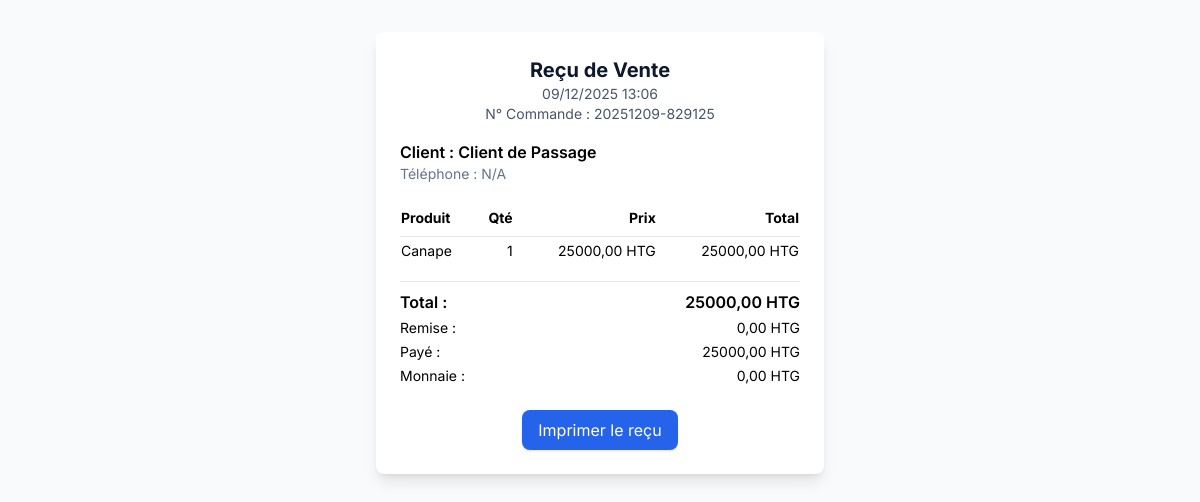
The app's page /sales/7/print/ (signed in) with its own data.
### inventory/models.py (models this page shows, shortened)
class SalesOrder(models.Model):
    STATUS_CHOICES = (
        ('pending', 'En attente'),
        ('confirmed', 'Confirmé'),
        ('completed', 'Terminé'),
        ('cancelled', 'Annulé'),
        ('refunded', 'Remboursé'),
    )
    PAYMENT_METHOD_CHOICES = (
        ('cash', 'Espèces'),
        ('card', 'Carte'),
        ('bank_transfer', 'Virement bancaire'),
        ('mobile_money', 'Mobile Money'),
        ('credit', 'Crédit'),
    )
    PAYMENT_STATUS_CHOICES = (
        ('unpaid', 'Non payé'),
        ('partial', 'Partiellement payé'),
        ('paid', 'Payé'),
    )
    order_number = models.CharField(max_length=100, unique=True, verbose_name='N° de commande')
    customer = models.ForeignKey(Customer, on_delete=models.SET_NULL, null=True, blank=True, related_name='sales_orders', verbose_name='Client')
    order_date = models.DateTimeField(default=timezone.now, verbose_name='Date de commande')
    status = models.CharField(max_length=20, choices=STATUS_CHOICES, default='pending', verbose_name='Statut')
    subtotal = models.DecimalField(max_digits=12, decimal_places=2, verbose_name='Sous-total')
    discount_amount = models.DecimalField(max_digits=10, decimal_places=2, default=0, verbose_name='Montant de remise')
    tax_amount = models.DecimalField(max_digits=10, decimal_places=2, default=0, verbose_name='Montant de taxe')
    total_amount = models.DecimalField(max_digits=12, decimal_places=2, verbose_name='Montant total')
    paid_amount = models.DecimalField(max_digits=12, decimal_places=2, default=0, verbose_name='Montant payé')
    payment_method = models.CharField(max_length=20, choices=PAYMENT_METHOD_CHOICES, default='cash', verbose_name='Méthode de paiement')
    payment_status = models.CharField(max_length=20, choices=PAYMENT_STATUS_CHOICES, default='unpaid', verbose_name='Statut de paiement')
    notes = models.TextField(blank=True, null=True, verbose_name='Notes')
    created_by = models.ForeignKey(User, on_delete=models.SET_NULL, null=True, related_name='sales_orders', verbose_name='Créé par')
    created_at = models.DateTimeField(auto_now_add=True, verbose_name='Créé le')
    updated_at = models.DateTimeField(auto_now=True, verbose_name='Modifié le')
    class Meta:
        verbose_name = 'Commande de vente'
        verbose_name_plural = 'Commandes de vente'
        ordering = ['-created_at']

class Customer(models.Model):
    CUSTOMER_TYPE_CHOICES = (
        ('individual', 'Particulier'),
        ('business', 'Entreprise'),
    )
    first_name = models.CharField(max_length=255, verbose_name='Prénom')
    last_name = models.CharField(max_length=255, verbose_name='Nom')
    email = models.EmailField(blank=True, null=True, verbose_name='Email')
    phone = models.CharField(max_length=50, verbose_name='Téléphone')
    address = models.TextField(blank=True, null=True, verbose_name='Adresse')
    city = models.CharField(max_length=100, blank=True, null=True, verbose_name='Ville')
    customer_type = models.CharField(max_length=20, choices=CUSTOMER_TYPE_CHOICES, default='individual', verbose_name='Type de client')
    company_name = models.CharField(max_length=255, blank=True, null=True, verbose_name='Nom de l\'entreprise')
    tax_id = models.CharField(max_length=100, blank=True, null=True, verbose_name='NIF')
    total_purchases = models.DecimalField(max_digits=12, decimal_places=2, default=0, verbose_name='Total achats')
    total_orders = models.IntegerField(default=0, verbose_name='Total commandes')
    loyalty_points = models.IntegerField(default=0, verbose_name='Points de fidélité')
    is_active = models.BooleanField(default=True, verbose_name='Actif')
    created_at = models.DateTimeField(auto_now_add=True, verbose_name='Créé le')
    updated_at = models.DateTimeField(auto_now=True, verbose_name='Modifié le')
    class Meta:
        verbose_name = 'Client'
        verbose_name_plural = 'Clients'
        ordering = ['-created_at']

class SalesOrderItem(models.Model):
    sales_order = models.ForeignKey(SalesOrder, on_delete=models.CASCADE, related_name='items', verbose_name='Commande de vente')
    product = models.ForeignKey(Product, on_delete=models.PROTECT, related_name='sales_items', verbose_name='Produit')
    quantity = models.IntegerField(verbose_name='Quantité')
    unit_price = models.DecimalField(max_digits=10, decimal_places=2, verbose_name='Prix unitaire')
    discount_percent = models.IntegerField(default=0, verbose_name='Remise (%)')
    total_price = models.DecimalField(max_digits=12, decimal_places=2, verbose_name='Prix total')
    created_at = models.DateTimeField(auto_now_add=True, verbose_name='Créé le')
    class Meta:
        verbose_name = 'Article de vente'
        verbose_name_plural = 'Articles de vente'

class Product(models.Model):
    PRODUCT_TYPE_CHOICES = (
        ('electronics', 'Électronique'),
        ('solar', 'Solaire'),
        ('appliance', 'Électroménager'),
        ('computer', 'Informatique'),
        ('other', 'Autre'),
    )
    sku = models.CharField(max_length=100, unique=True, verbose_name='SKU')
    barcode = models.CharField(max_length=100, blank=True, null=True, unique=True, verbose_name='Code-barres')
    name = models.CharField(max_length=255, verbose_name='Nom')
    description = models.TextField(blank=True, null=True, verbose_name='Description')
    category = models.ForeignKey(Category, on_delete=models.PROTECT, related_name='products', verbose_name='Catégorie')
    cost_price = models.DecimalField(max_digits=10, decimal_places=2, verbose_name='Prix d\'achat')
    selling_price = models.DecimalField(max_digits=10, decimal_places=2, verbose_name='Prix de vente')
    discount_percent = models.IntegerField(default=0, validators=[MinValueValidator(0), MaxValueValidator(100)], verbose_name='Remise (%)')
    current_stock = models.IntegerField(default=0, verbose_name='Stock actuel')
    min_stock_level = models.IntegerField(default=10, verbose_name='Seuil minimum')
    max_stock_level = models.IntegerField(default=1000, verbose_name='Seuil maximum')
    reorder_point = models.IntegerField(default=20, verbose_name='Point de réapprovisionnement')
    brand = models.CharField(max_length=255, blank=True, null=True, verbose_name='Marque')
    model = models.CharField(max_length=255, blank=True, null=True, verbose_name='Modèle')
    specifications = models.JSONField(blank=True, null=True, verbose_name='Spécifications')
    warranty_months = models.IntegerField(default=12, verbose_name='Garantie (mois)')
    warranty_info = models.TextField(blank=True, null=True, verbose_name='Info garantie')
    main_image = models.ImageField(upload_to='products/', blank=True, null=True, verbose_name='Image principale')
    product_type = models.CharField(max_length=20, choices=PRODUCT_TYPE_CHOICES, default='other', verbose_name='Type de produit')
    is_active = models.BooleanField(default=True, verbose_name='Actif')
    is_featured = models.BooleanField(default=False, verbose_name='En vedette')
    created_at = models.DateTimeField(auto_now_add=True, verbose_name='Créé le')
    updated_at = models.DateTimeField(auto_now=True, verbose_name='Modifié le')
    created_by = models.ForeignKey(User, on_delete=models.SET_NULL, null=True, related_name='created_products', verbose_name='Créé par')
    class Meta:
        verbose_name = 'Produit'
        verbose_name_plural = 'Produits'
        ordering = ['-created_at']

### inventory/views_sales.py (the view)
# urls.py: path('sales/<int:sale_id>/print/', views_sales.sale_print, name='sale_print'),
@login_required
def sale_print(request, sale_id):
    sale = get_object_or_404(SalesOrder, id=sale_id)
    items = SalesOrderItem.objects.filter(sales_order=sale).select_related('product')
    change_amount = sale.paid_amount - sale.total_amount
    context = {
        'sale': sale,
        'items': items,
        'change_amount': change_amount,
    }
    return render(request, 'sale_print.html', context)

### templates/sale_print.html (shortened to what this page needs)
{% extends 'base.html' %}
{% block content %}
<div class="max-w-md mx-auto bg-white p-6 rounded-lg shadow-lg mt-8 print:shadow-none print:mt-0">
    <div class="text-center mb-4">
        <h2 class="text-xl font-bold text-slate-900">Reçu de Vente</h2>
        <p class="text-slate-600 text-sm">{{ sale.created_at|date:'d/m/Y H:i' }}</p>
        <p class="text-slate-600 text-sm">N° Commande : {{ sale.order_number }}</p>
    </div>
    <div class="mb-4">
        <p class="font-semibold">Client : {{ sale.customer.first_name }} {{ sale.customer.last_name }}</p>
        <p class="text-sm text-slate-500">Téléphone : {{ sale.customer.phone }}</p>
    </div>
    <table class="w-full text-sm mb-4">
        <thead>
            <tr class="border-b">
                <th class="text-left py-2">Produit</th>
                <th class="text-right py-2">Qté</th>
                <th class="text-right py-2">Prix</th>
                <th class="text-right py-2">Total</th>
            </tr>
        </thead>
        <tbody>
            {% for item in sale.items.all %}
            <tr>
                <td class="py-1">{{ item.product.name }}</td>
                <td class="py-1 text-right">{{ item.quantity }}</td>
                <td class="py-1 text-right">{{ item.unit_price|floatformat:2 }} HTG</td>
                <td class="py-1 text-right">{{ item.total_price|floatformat:2 }} HTG</td>
            </tr>
            {% endfor %}
        </tbody>
    </table>
    <div class="flex justify-between font-semibold border-t pt-2">
        <span>Total :</span>
        <span>{{ sale.total_amount|floatformat:2 }} HTG</span>
    </div>
    <div class="flex justify-between text-sm mt-1">
        <span>Remise :</span>
        <span>{{ sale.discount_amount|floatformat:2 }} HTG</span>
    </div>
    <div class="flex justify-between text-sm mt-1">
        <span>Payé :</span>
        <span>{{ sale.paid_amount|floatformat:2 }} HTG</span>
    </div>
    <div class="flex justify-between text-sm mt-1">
        <span>Monnaie :</span>
        <span>{{ change_amount|floatformat:2 }} HTG</span>
    </div>
    <div class="mt-6 text-center">
        <button onclick="window.print()" class="px-4 py-2 bg-blue-600 text-white rounded-lg shadow hover:bg-blue-700 print:hidden">Imprimer le reçu</button>
    </div>
</div>
{% endblock %}

### templates/base.html (style rules this page uses)
body { font-family: 'Inter', sans-serif; }

### records on screen
SalesOrder: created_at "09/12/2025 13:06", order_number "20251209-829125", customer.first_name "Client", customer.last_name "de Passage", customer.phone "N/A", total_amount "25000,00", discount_amount "0,00", paid_amount "25000,00"
SalesOrderItem: product.name "Canape", quantity "1", unit_price "25000,00", total_price "25000,00"

### other values on screen
{{ change_amount|floatformat:2 }} "0,00"
